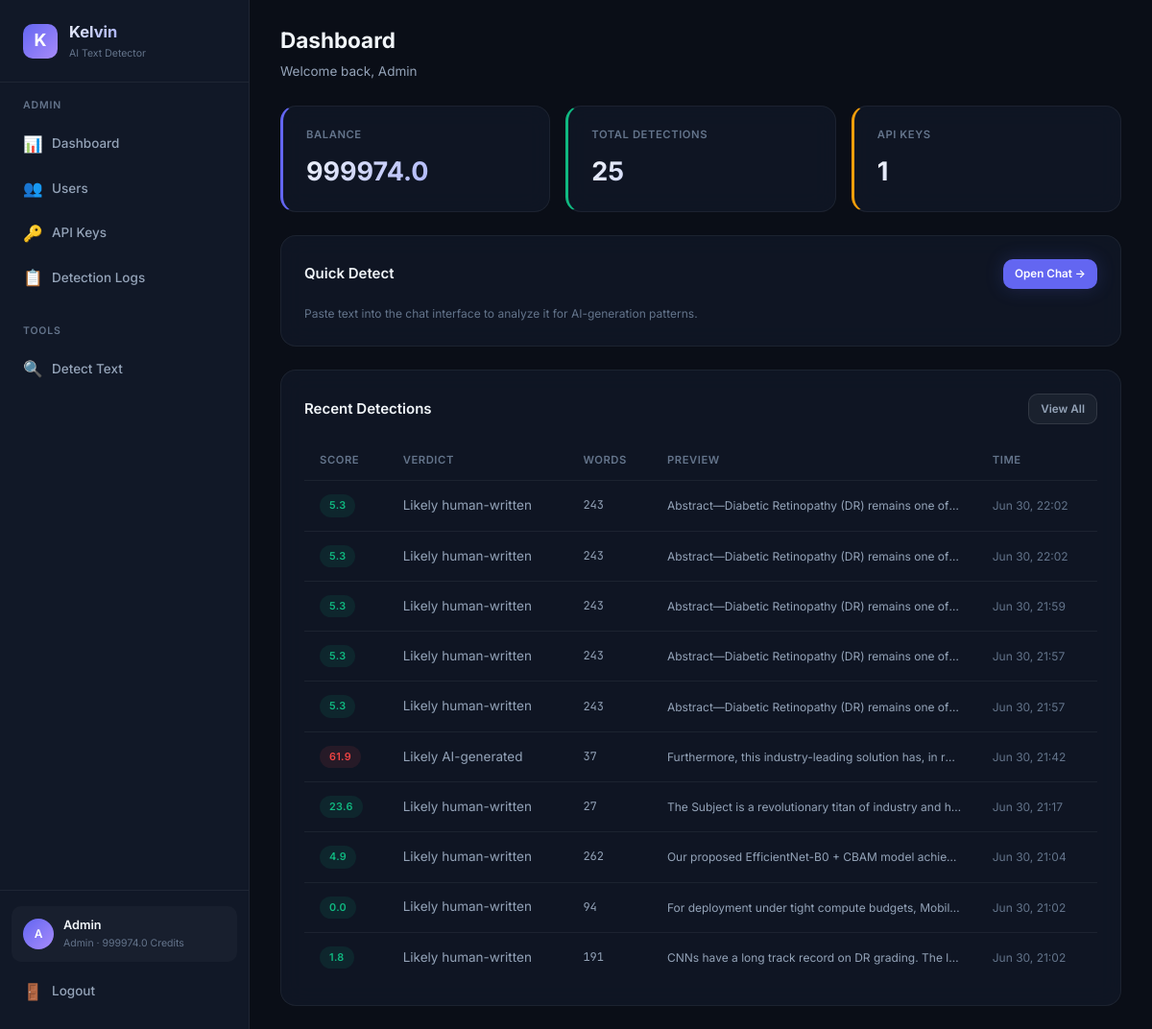
The page /dashboard (signed in) on the database as committed earlier.
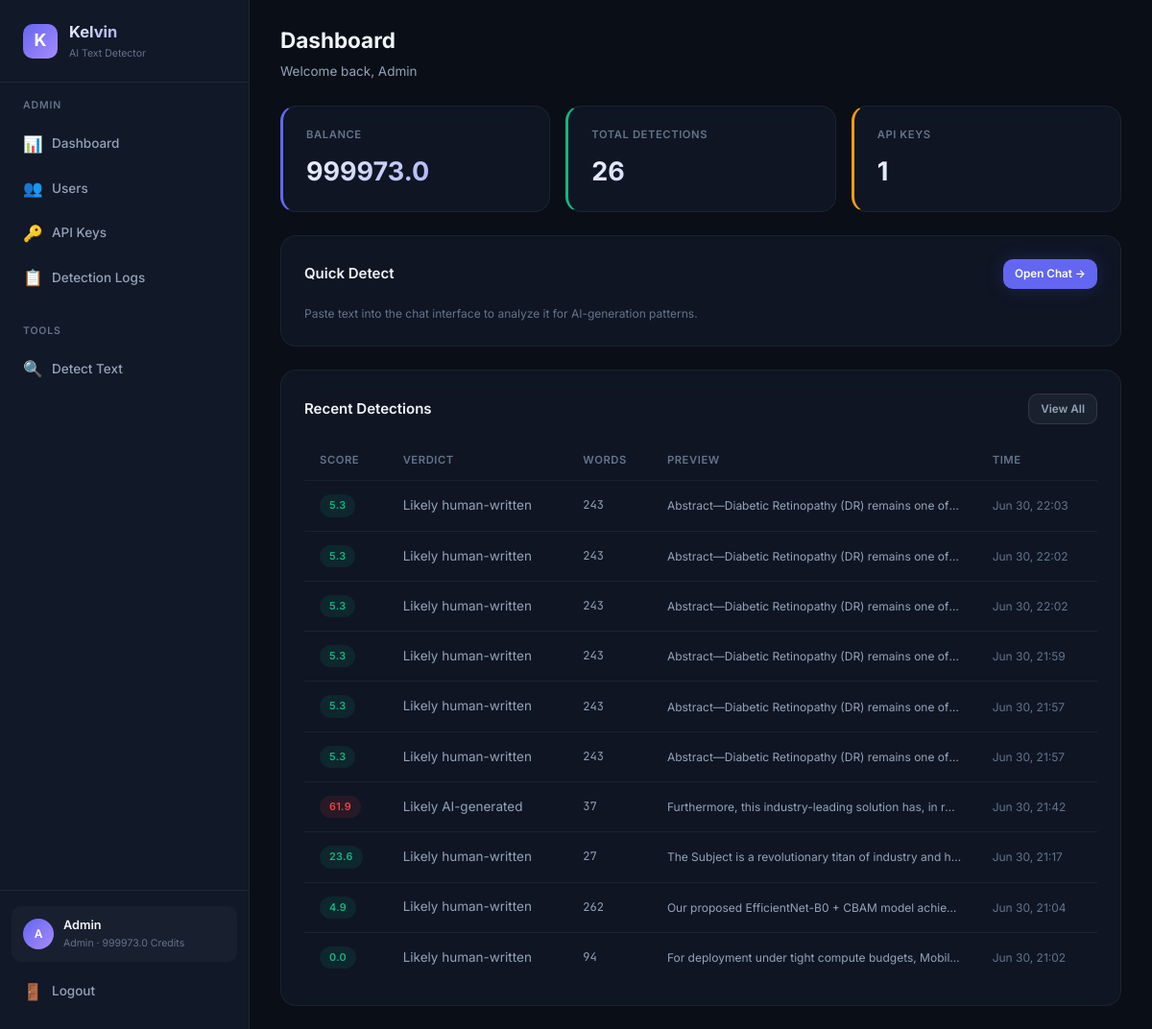
The same page on the database as committed later.
### database.py (models this page shows, shortened)
class User(Base):
    __tablename__ = "users"
    id = Column(Integer, primary_key=True, autoincrement=True)
    email = Column(String(255), unique=True, nullable=False, index=True)
    password_hash = Column(String(255), nullable=False)
    display_name = Column(String(100), nullable=False)
    role = Column(String(20), nullable=False, default="user")  # "admin" or "user"
    balance = Column(Float, nullable=False, default=100.0)
    is_active = Column(Boolean, nullable=False, default=True)
    created_at = Column(DateTime, nullable=False, default=datetime.utcnow)
    api_keys = relationship("APIKeyRecord", back_populates="user", lazy="dynamic")
    detection_logs = relationship("DetectionLog", back_populates="user", lazy="dynamic")
    transactions = relationship("BalanceTransaction", back_populates="user", lazy="dynamic")

class DetectionLog(Base):
    __tablename__ = "detection_logs"
    id = Column(Integer, primary_key=True, autoincrement=True)
    user_id = Column(Integer, ForeignKey("users.id"), nullable=False, index=True)
    api_key_id = Column(Integer, ForeignKey("api_keys.id"), nullable=True)
    input_text = Column(Text, nullable=False)
    output_json = Column(Text, nullable=False)  # JSON string
    score = Column(Float, nullable=True)
    verdict = Column(String(50), nullable=True)
    model_used = Column(String(30), nullable=True)
    cost = Column(Float, nullable=False, default=1.0)
    word_count = Column(Integer, nullable=True)
    ip_address = Column(String(45), nullable=True)
    created_at = Column(DateTime, nullable=False, default=datetime.utcnow)
    user = relationship("User", back_populates="detection_logs")
    api_key = relationship("APIKeyRecord", back_populates="detection_logs")
    __table_args__ = (
        Index("idx_logs_user_created", "user_id", "created_at"),
    )

### detect-ai.py (the view)
@app.get("/dashboard", response_class=HTMLResponse)
async def user_dashboard(request: Request, db: Session = Depends(get_db_session)):
    user = _require_web_user(request, db)
    recent_logs = db.query(DetectionLog).filter(DetectionLog.user_id == user.id).order_by(desc(DetectionLog.created_at)).limit(10).all()
    total_requests = db.query(func.count(DetectionLog.id)).filter(DetectionLog.user_id == user.id).scalar()
    return _render(request, db, "user/dashboard.html", recent_logs=recent_logs, total_requests=total_requests)

### templates/user/dashboard.html (shortened to what this page needs)
{% extends "base.html" %}
{% set active_page = 'user-dashboard' %}
{% block page_header %}
<div class="page-header">
    <h2>Dashboard</h2>
    <p>Welcome back, {{ user.display_name }}</p>
</div>
{% endblock %}
{% block content %}
<div class="stats-grid">
    <div class="stat-card accent">
        <div class="stat-label">Balance</div>
        <div class="stat-value">{{ user.balance | round(1) }}</div>
    </div>
    <div class="stat-card green">
        <div class="stat-label">Total Detections</div>
        <div class="stat-value">{{ total_requests }}</div>
    </div>
    <div class="stat-card yellow">
        <div class="stat-label">API Keys</div>
        <div class="stat-value">{{ user.api_keys.count() }}</div>
    </div>
</div>
<div class="card">
    <div class="card-header">
        <h3>Quick Detect</h3>
        <a href="/dashboard/detect" class="btn btn-primary btn-sm">Open Chat →</a>
    </div>
    <p class="text-muted text-sm">Paste text into the chat interface to analyze it for AI-generation patterns.</p>
</div>
<div class="card mt-24">
    <div class="card-header">
        <h3>Recent Detections</h3>
        <a href="/dashboard/usage" class="btn btn-secondary btn-sm">View All</a>
    </div>
    {% if recent_logs %}
    <div class="table-container">
        <table>
            <thead>
                <tr>
                    <th>Score</th>
                    <th>Verdict</th>
                    <th>Words</th>
                    <th>Preview</th>
                    <th>Time</th>
                </tr>
            </thead>
            <tbody>
                {% for log in recent_logs %}
                <tr>
                    <td>
                        <span class="badge {% if log.score >= 60 %}badge-red{% elif log.score >= 30 %}badge-yellow{% else %}badge-green{% endif %}">
                            {{ log.score | round(1) }}
                        </span>
                    </td>
                    <td>{{ log.verdict or '—' }}</td>
                    <td class="text-mono text-sm">{{ log.word_count or '—' }}</td>
                    <td class="truncate text-sm">{{ log.input_text[:80] }}{% if log.input_text|length > 80 %}...{% endif %}</td>
                    <td class="text-sm text-muted">{{ log.created_at.strftime('%b %d, %H:%M') if log.created_at else '—' }}</td>
                </tr>
                {% endfor %}
            </tbody>
        </table>
    </div>
    {% else %}
    <div class="empty-state">
        <div class="empty-icon">🔍</div>
        <h3>No detections yet</h3>
        <p>Start by analyzing some text in the <a href="/dashboard/detect">Detect</a> page.</p>
    </div>
    {% endif %}
</div>
{% endblock %}

### templates/base.html (shortened to what this page needs)
<!DOCTYPE html>
<html lang="en">
<head>
    <link rel="stylesheet" href="/static/css/style.css?v=6">
</head>
<body>
    {% block body %}
    <div class="app-layout">
        <aside class="sidebar">
            <div class="sidebar-brand">
                <div class="brand-icon">K</div>
                <div>
                    <h1>Kelvin</h1>
                    <div class="brand-version">AI Text Detector</div>
                </div>
            </div>
            <nav class="sidebar-nav">
                {% if user and user.role == 'admin' %}
                <div class="nav-section">
                    <div class="nav-section-title">Admin</div>
                    <a href="/admin/dashboard" class="nav-link {% if active_page == 'admin-dashboard' %}active{% endif %}">
                        <span class="nav-icon">📊</span> Dashboard
                    </a>
                    <a href="/admin/users" class="nav-link {% if active_page == 'admin-users' %}active{% endif %}">
                        <span class="nav-icon">👥</span> Users
                    </a>
                    <a href="/admin/keys" class="nav-link {% if active_page == 'admin-keys' %}active{% endif %}">
                        <span class="nav-icon">🔑</span> API Keys
                    </a>
                    <a href="/admin/logs" class="nav-link {% if active_page == 'admin-logs' %}active{% endif %}">
                        <span class="nav-icon">📋</span> Detection Logs
                    </a>
                </div>
                <div class="nav-section">
                    <div class="nav-section-title">Tools</div>
                    <a href="/dashboard/detect" class="nav-link {% if active_page == 'detect' %}active{% endif %}">
                        <span class="nav-icon">🔍</span> Detect Text
                    </a>
                </div>
                {% endif %}
            </nav>
            {% if user %}
            <div class="sidebar-footer">
                <div class="sidebar-user">
                    <div class="user-avatar">{{ user.display_name[0] | upper }}</div>
                    <div class="user-info">
                        <div class="user-name">{{ user.display_name }}</div>
                        <div class="user-role">{{ user.role }} · {{ user.balance | round(1) }} credits</div>
                    </div>
                </div>
                <a href="/logout" class="nav-link" style="margin-top: 8px;">
                    <span class="nav-icon">🚪</span> Logout
                </a>
            </div>
            {% endif %}
        </aside>
        <main class="main-content">
            {% block page_header %}{% endblock %}
            <div class="page-body">
                {% block content %}{% endblock %}
            </div>
        </main>
    </div>
    {% endblock %}
</body>
</html>

Rows that differ between the two databases and show on the page:
no longer on this page (row unchanged): DetectionLog: score "1.8", verdict "Likely human-written", word_count "191", input_text "CNNs have a long track record on DR grading. The l…", created_at "Jun 30, 21:02"
changed User "Admin": balance "999974.0" → "999973.0"
added DetectionLog: score "5.3", verdict "Likely human-written", word_count "243", input_text "Abstract—Diabetic Retinopathy (DR) remains one of…", created_at "Jun 30, 22:03"
Other text that changed with them:
{{ total_requests }}: "25" → "26"
